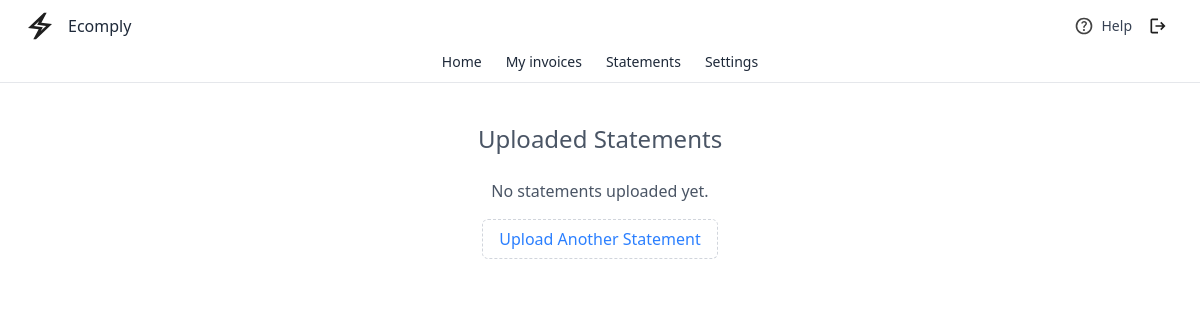
Page /statements/ (signed in) on the earlier database version.
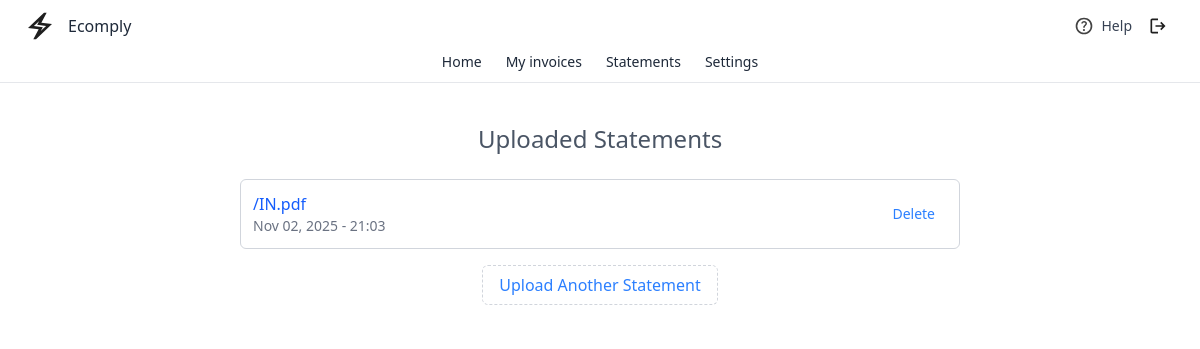
Same page on the later database version.
### page/models.py (models this page shows, shortened)
class UploadedStatement(models.Model):
    user = models.ForeignKey(User, on_delete=models.CASCADE)
    file = models.FileField(upload_to='statements/')
    uploaded_at = models.DateTimeField(auto_now_add=True)

### page/views.py (the view)
# urls.py: path('statements/', StatementListView.as_view(), name='statements'),
@method_decorator(login_required, name='dispatch')
class StatementListView(View):
    template_name = 'dashboard/statements.html'
    def get(self, request):
        statements = UploadedStatement.objects.filter(user=request.user).order_by('-uploaded_at')
        return render(request, self.template_name, {'statements': statements})

### templates/dashboard/statements.html (shortened to what this page needs)
{% extends 'base.html' %}
{% load static %}
{% block content %}
  {% include 'components/navbar.html' %}
  <div class="m-4 flex items-center justify-center bg-transparent">
    <div class="bg-white bg-opacity-95 rounded-md p-6 w-full max-w-3xl">
      <h1 class="text-2xl font-medium mb-6 text-gray-600 text-center">Uploaded Statements</h1>
      {% if statements %}
        <ul class="divide-y divide-gray-200">
          {% for s in statements %}
            <li class="py-3 flex items-center justify-between border p-3 mb-2 border-gray-300 rounded-md hover:bg-blue-100">
              <div >
                <a href="{{ s.file.url }}" target="_blank" class="text-blue-600 hover:underline">
                  {{ s.file.name|slice:"10:" }}
                </a>
                <span class="text-gray-500 text-sm block">
                  {{ s.uploaded_at|date:"M d, Y - H:i" }}
                </span>
              </div>
              <form action="{% url 'delete_statement' s.pk %}" method="post" onsubmit="return confirm('Are you sure you want to delete this statement?');">
                <button type="submit"
                              class="px-3 py-1 text-sm  text-blue-500 hover:bg-gray-300 hover:text-blue-800 hover:rounded-md transition-all duration-200">
                  Delete
                </button>
              </form>
            </li>
          {% endfor %}
        </ul>
      {% else %}
        <p class="text-gray-600 text-center">No statements uploaded yet.</p>
      {% endif %}
      <div class="mt-6 text-center">
        <a href="{% url 'upload_statement' %}"
           class="px-4 py-2 border border-gray-300 border-dashed rounded-md text-blue-500 hover:bg-gray-300 hover:text-blue-800 hover:rounded-md transition-all duration-300">
          Upload Another Statement
        </a>
      </div>
    </div>
  </div>
{% endblock %}

Differences in the rows shown:
added UploadedStatement: file.name "/IN.pdf", uploaded_at "Nov 02, 2025 - 21:03"
Other differences:
text no longer shown: "No statements uploaded yet."
